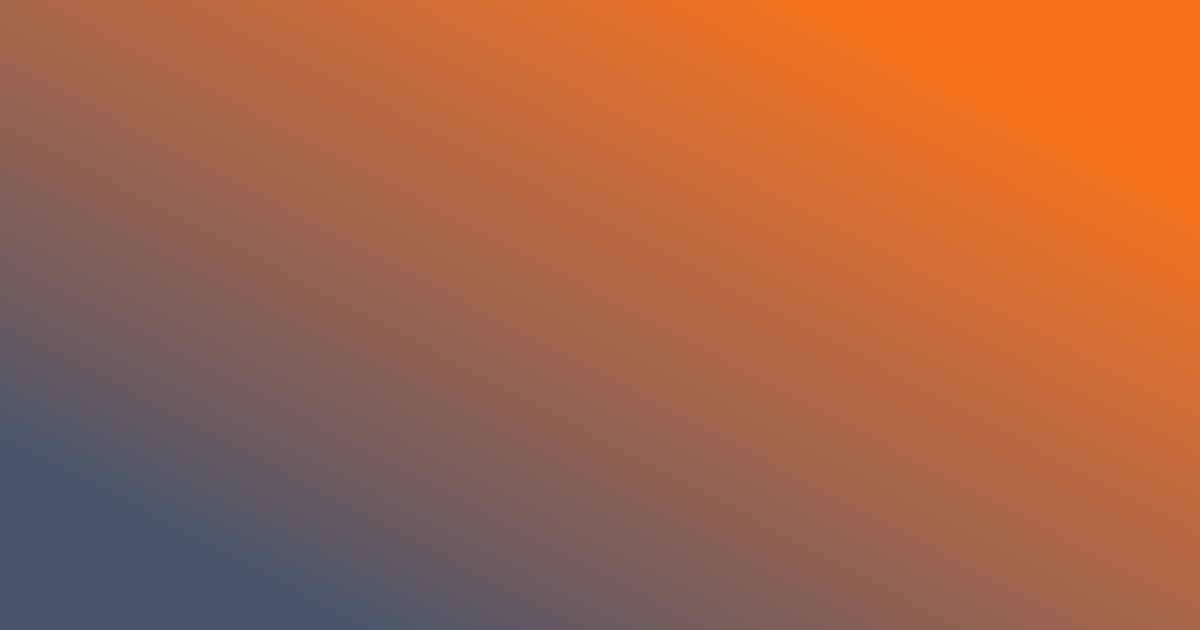
#> input picture test_gradient_colorful.png, 1200 x 630 px; its folder holds only this picture in this run
$ python -i variant_generator.py   (imports and definitions only)
#> lines starting #> are read from the running program, lines starting #| are printed output that depends on the picture
#> further down, picture is the input picture: PIL image 1200x630 RGB; mean R, G, B 165.4, 101.2, 70.7
"""
Variant Generator - Multi-Variant Preview Generation.

PHASE 5 IMPLEMENTATION:
Generates multiple preview variants for user selection.
Each variant uses different:
- Layout compositions (hero-focused, text-focused, minimal, gradient)
- Color treatments (dark mode, light mode, gradient, flat)
- Text emphasis (headline vs description focus)

This enables A/B testing and lets users pick their preferred design.
"""

import logging
from typing import Dict, Any, Optional, List, Tuple
from dataclasses import dataclass, field
from io import BytesIO
from PIL import Image, ImageDraw, ImageEnhance, ImageFilter
from enum import Enum
import random

logger = logging.getLogger(__name__)


# =============================================================================
# VARIANT TYPES
# =============================================================================

class VariantStyle(Enum):
    """Visual style variants."""
    HERO_FOCUSED = "hero_focused"      # Large hero image, minimal text
    TEXT_FOCUSED = "text_focused"      # Large headline, smaller image
    BALANCED = "balanced"              # Equal emphasis on image and text
    MINIMAL = "minimal"                # Clean, lots of whitespace
    GRADIENT = "gradient"              # Bold gradient background
    DARK_MODE = "dark_mode"            # Dark theme
    LIGHT_MODE = "light_mode"          # Light theme
    BOLD = "bold"                      # High contrast, strong colors
    SUBTLE = "subtle"                  # Muted colors, soft appearance


class LayoutType(Enum):
    """Layout arrangement types."""
    CENTERED = "centered"              # Content centered
    LEFT_ALIGNED = "left_aligned"      # Content left-aligned
    SPLIT = "split"                    # Image on one side, text on other
    OVERLAY = "overlay"                # Text overlaid on image
    STACKED = "stacked"                # Image on top, text below


# =============================================================================
# DATA CLASSES
# =============================================================================

@dataclass
class VariantConfig:
    """Configuration for a single variant."""
    style: VariantStyle
    layout: LayoutType

    # Color adjustments
    brightness: float = 1.0           # 0.5-1.5
    contrast: float = 1.0             # 0.5-1.5
    saturation: float = 1.0           # 0.5-1.5

    # Gradient settings
    use_gradient: bool = False
    gradient_opacity: float = 0.5

    # Text adjustments
    headline_size_multiplier: float = 1.0
    description_size_multiplier: float = 1.0
    text_shadow: bool = False

    # Layout adjustments
    padding_multiplier: float = 1.0
    image_size_ratio: float = 0.4     # Image takes this % of space

    # Effects
    blur_background: bool = False
    vignette: bool = False

    # [11 lines left out: function to_dict, not called in this run]


@dataclass
class PreviewVariant:
    """A single preview variant."""
    id: str
    name: str
    description: str
    config: VariantConfig
    image: Image.Image

    # Quality metrics
    readability_score: float = 1.0
    visual_appeal_score: float = 1.0
    uniqueness_score: float = 1.0

    # Metadata
    is_default: bool = False
    tags: List[str] = field(default_factory=list)

    # [19 lines left out: functions to_bytes, to_dict, not called in this run]


@dataclass
class VariantGenerationResult:
    """Result of variant generation."""
    variants: List[PreviewVariant]
    default_variant: PreviewVariant
    generation_time_ms: int = 0

    # [5 lines left out: function get_variant_by_id, not called in this run]

    def get_best_variant(self, metric: str = "visual_appeal_score") -> PreviewVariant:
        return max(self.variants, key=lambda v: getattr(v, metric, 0))

    # [6 lines left out: function to_dict, not called in this run]


# =============================================================================
# PRESET VARIANT CONFIGURATIONS
# =============================================================================

VARIANT_PRESETS: Dict[str, VariantConfig] = {
    "hero": VariantConfig(
        style=VariantStyle.HERO_FOCUSED,
        layout=LayoutType.OVERLAY,
        brightness=0.9,
        contrast=1.1,
        use_gradient=True,
        gradient_opacity=0.7,
        headline_size_multiplier=1.3,
        text_shadow=True,
        image_size_ratio=0.6
    ),
    "text": VariantConfig(
        style=VariantStyle.TEXT_FOCUSED,
        layout=LayoutType.LEFT_ALIGNED,
        brightness=1.0,
        contrast=1.05,
        headline_size_multiplier=1.4,
        description_size_multiplier=1.1,
        image_size_ratio=0.25
    ),
    "minimal": VariantConfig(
        style=VariantStyle.MINIMAL,
        layout=LayoutType.CENTERED,
        brightness=1.05,
        saturation=0.85,
        padding_multiplier=1.3,
        headline_size_multiplier=1.1,
        image_size_ratio=0.2
    ),
    "gradient": VariantConfig(
        style=VariantStyle.GRADIENT,
        layout=LayoutType.CENTERED,
        brightness=0.85,
        contrast=1.15,
        saturation=1.1,
        use_gradient=True,
        gradient_opacity=0.8,
        text_shadow=True,
        headline_size_multiplier=1.2
    ),
    "dark": VariantConfig(
        style=VariantStyle.DARK_MODE,
        layout=LayoutType.CENTERED,
        brightness=0.7,
        contrast=1.2,
        use_gradient=True,
        gradient_opacity=0.5,
        text_shadow=True
    ),
    "light": VariantConfig(
        style=VariantStyle.LIGHT_MODE,
        layout=LayoutType.CENTERED,
        brightness=1.1,
        contrast=1.0,
        saturation=0.9,
        padding_multiplier=1.1
    ),
    "bold": VariantConfig(
        style=VariantStyle.BOLD,
        layout=LayoutType.LEFT_ALIGNED,
        brightness=0.95,
        contrast=1.3,
        saturation=1.2,
        headline_size_multiplier=1.5,
        text_shadow=True
    ),
    "subtle": VariantConfig(
        style=VariantStyle.SUBTLE,
        layout=LayoutType.CENTERED,
        brightness=1.05,
        contrast=0.9,
        saturation=0.75,
        padding_multiplier=1.2,
        vignette=True
    )
}


# =============================================================================
# VARIANT GENERATOR
# =============================================================================

class VariantGenerator:
    """
    Generates multiple preview variants for user selection.

    Creates diverse variants with different visual treatments
    to give users options for their preview image.
    """

    def __init__(
        self,
        default_variant_count: int = 4,
        include_default: bool = True
    ):
        """
        Initialize generator.

        Args:
            default_variant_count: Default number of variants to generate
            include_default: Whether to always include the original as a variant
        """
        self.default_variant_count = default_variant_count
        self.include_default = include_default

        logger.info(
            f"VariantGenerator initialized: "
            f"default_count={default_variant_count}"
        )

    def generate_variants(
        self,
        base_image: Image.Image,
        content: Optional[Dict[str, Any]] = None,
        design_dna: Optional[Dict[str, Any]] = None,
        variant_count: Optional[int] = None,
        styles: Optional[List[str]] = None
    ) -> VariantGenerationResult:
        """
        Generate multiple preview variants.

        Args:
            base_image: Base preview image
            content: Optional content dict with title, description, etc.
            design_dna: Optional Design DNA for style consistency
            variant_count: Number of variants to generate
            styles: Specific styles to generate (from VARIANT_PRESETS)

        Returns:
            VariantGenerationResult with all variants
        """
        import time
        start_time = time.time()

        count = variant_count or self.default_variant_count

        logger.info(f"🎨 Generating {count} preview variants...")

        variants = []

        # Determine which styles to use
        if styles:
            selected_styles = [s for s in styles if s in VARIANT_PRESETS]
        else:
            # Select diverse styles automatically
            selected_styles = self._select_diverse_styles(count, design_dna)

        # 1. Include original as "balanced" if requested
        if self.include_default:
            default_variant = PreviewVariant(
                id="original",
                name="Original",
                description="The original preview design",
                config=VariantConfig(
                    style=VariantStyle.BALANCED,
                    layout=LayoutType.CENTERED
                ),
                image=base_image.copy(),
                is_default=True,
                tags=["original", "balanced"]
            )
            variants.append(default_variant)

        # 2. Generate style variants
        for i, style_name in enumerate(selected_styles):
            if style_name not in VARIANT_PRESETS:
                continue

            config = VARIANT_PRESETS[style_name]

            # Apply variant transformations
            variant_image = self._apply_variant_config(base_image, config)

            # Calculate quality metrics
            readability = self._calculate_readability(variant_image)
            visual_appeal = self._calculate_visual_appeal(variant_image, config)
            uniqueness = self._calculate_uniqueness(variant_image, variants)

            variant = PreviewVariant(
                id=f"variant_{style_name}_{i}",
                name=self._get_variant_name(style_name),
                description=self._get_variant_description(style_name),
                config=config,
                image=variant_image,
                readability_score=readability,
                visual_appeal_score=visual_appeal,
                uniqueness_score=uniqueness,
                is_default=False,
                tags=self._get_variant_tags(style_name)
            )

            variants.append(variant)
#> this loop made 4 passes
#> (readability, score in _calculate_visual_appeal, brightness in _calculate_visual_appeal, visual_appeal, new_signature in _calculate_uniqueness, uniqueness) on passes 1 to 4: (0.197, 0.866, 0.301, 0.866, (120.1, 68.02, 42.19, 53.59), 0.632), (0.138, 0.757, 0.462, 0.757, (164.8, 107.8, 80.54, 45.34), 0.122), (0.2, 0.769, 0.269, 0.769, (114.2, 59.39, 32.4, 56.11), 0.146), (0.138, 0.764, 0.438, 0.764, (167.4, 99.92, 67.96, 50.67), 0.0436)
#> pass 1, in _apply_variant_config, `result = enhancer.enhance(config.brightness)`:
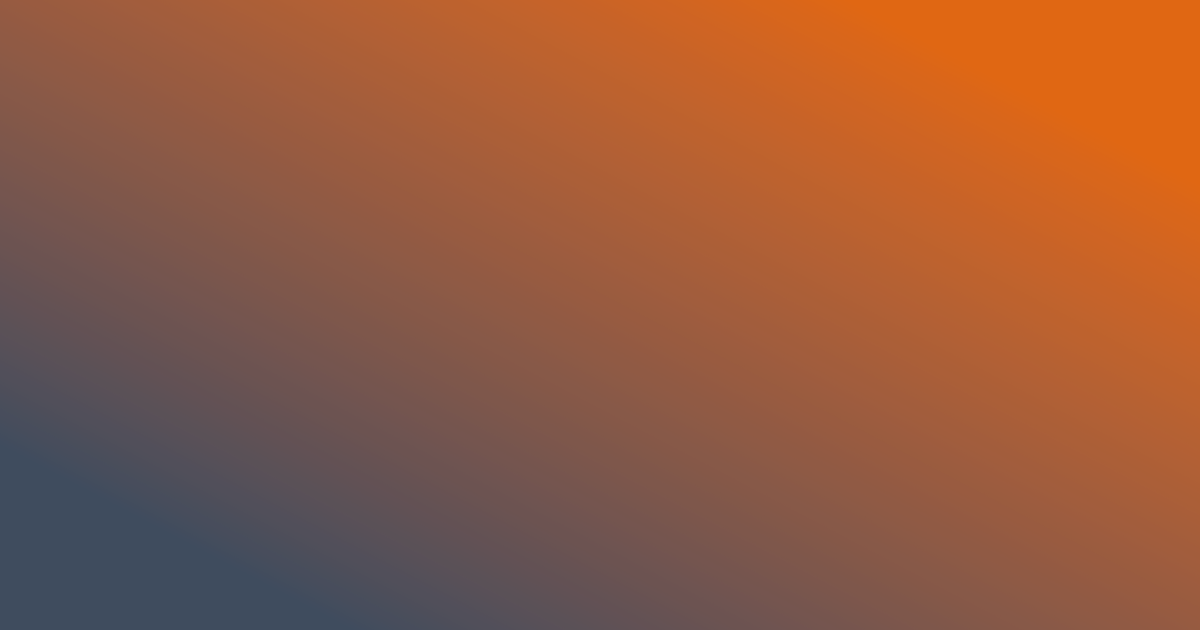
#> result: PIL image 1200x630 RGB; mean R, G, B 148.4, 90.6, 63.2
#> after the loop, variants = 5 items

        # 3. Determine default variant
        default = variants[0] if variants else None
        if len(variants) > 1:
            # Pick the one with best combined score
            for v in variants:
                if v.is_default:
                    default = v
                    break
            else:
                default = max(
                    variants,
                    key=lambda v: (v.readability_score + v.visual_appeal_score) / 2
                )
#> this loop made 1 pass

        generation_time = int((time.time() - start_time) * 1000)

        result = VariantGenerationResult(
            variants=variants,
            default_variant=default,
            generation_time_ms=generation_time
        )

        logger.info(
            f"✅ Generated {len(variants)} variants in {generation_time}ms, "
            f"default='{default.name}'"
        )

        return result

    # [48 lines left out: functions generate_quick_variants, generate_ab_test_variants, not called in this run]

    def _select_diverse_styles(
        self,
        count: int,
        design_dna: Optional[Dict[str, Any]] = None
    ) -> List[str]:
        """Select diverse styles for variant generation."""
        all_styles = list(VARIANT_PRESETS.keys())

        # If we have design DNA, prioritize matching styles
        if design_dna:
            philosophy = design_dna.get("design_philosophy", {})
            primary_style = philosophy.get("primary_style", "").lower()

            if "minimalist" in primary_style:
                preferred = ["minimal", "light", "subtle"]
            elif "bold" in primary_style or "maximalist" in primary_style:
                preferred = ["bold", "gradient", "hero"]
            elif "dark" in primary_style:
                preferred = ["dark", "gradient", "bold"]
            else:
                preferred = ["hero", "minimal", "gradient", "bold"]

            # Combine preferred with others
            remaining = [s for s in all_styles if s not in preferred]
            styles = preferred + remaining
        else:
            # Default diverse selection
            styles = ["hero", "minimal", "gradient", "text", "bold", "dark", "light", "subtle"]

        return styles[:count]

    def _apply_variant_config(
        self,
        image: Image.Image,
        config: VariantConfig
    ) -> Image.Image:
        """Apply variant configuration to image."""
        result = image.copy()

        # 1. Apply brightness
        if config.brightness != 1.0:
            enhancer = ImageEnhance.Brightness(result)
            result = enhancer.enhance(config.brightness)

        # 2. Apply contrast
        if config.contrast != 1.0:
            enhancer = ImageEnhance.Contrast(result)
            result = enhancer.enhance(config.contrast)

        # 3. Apply saturation
        if config.saturation != 1.0:
            enhancer = ImageEnhance.Color(result)
            result = enhancer.enhance(config.saturation)

        # 4. Apply gradient overlay
        if config.use_gradient:
            result = self._apply_gradient_overlay(result, config.gradient_opacity)

        # 5. Apply blur background
        if config.blur_background:
            result = self._apply_blur_effect(result)

        # 6. Apply vignette
        if config.vignette:
            result = self._apply_vignette(result)

        return result

    def _apply_gradient_overlay(
        self,
        image: Image.Image,
        opacity: float
    ) -> Image.Image:
        """Apply gradient overlay to image."""
        width, height = image.size

        # Create gradient overlay
        overlay = Image.new('RGBA', (width, height), (0, 0, 0, 0))
        draw = ImageDraw.Draw(overlay)

        # Diagonal gradient from top-left to bottom-right
        for y in range(height):
            # Calculate opacity based on position
            t = y / height
            alpha = int(opacity * 255 * t * 0.7)  # Fade in from top
            draw.line([(0, y), (width, y)], fill=(0, 0, 0, alpha))

        # Composite
        if image.mode != 'RGBA':
            image = image.convert('RGBA')

        result = Image.alpha_composite(image, overlay)
        return result.convert('RGB')

    # [37 lines left out: functions _apply_blur_effect, _apply_vignette, not called in this run]

    def _calculate_readability(self, image: Image.Image) -> float:
        """Calculate readability score for variant."""
        from PIL import ImageStat

        gray = image.convert('L')
        stat = ImageStat.Stat(gray)

        # Good readability = good contrast
        contrast = stat.stddev[0] / 128

        return min(1.0, contrast)

    def _calculate_visual_appeal(
        self,
        image: Image.Image,
        config: VariantConfig
    ) -> float:
        """Calculate visual appeal score."""
        from PIL import ImageStat

        stat = ImageStat.Stat(image)

        # Factors for visual appeal
        score = 0.5  # Base score

        # Good contrast adds appeal
        contrast = sum(stat.stddev) / (3 * 128)
        score += min(0.2, contrast * 0.3)

        # Balanced brightness
        brightness = sum(stat.mean) / (3 * 255)
        if 0.3 < brightness < 0.7:
            score += 0.2
        elif 0.2 < brightness < 0.8:
            score += 0.1

        # Gradient variants often look more polished
        if config.use_gradient:
            score += 0.1

        return min(1.0, score)

    def _calculate_uniqueness(
        self,
        image: Image.Image,
        existing_variants: List[PreviewVariant]
    ) -> float:
        """Calculate how unique this variant is compared to others."""
        if not existing_variants:
            return 1.0

        from PIL import ImageStat

        stat = ImageStat.Stat(image)
        new_signature = (stat.mean[0], stat.mean[1], stat.mean[2], stat.stddev[0])

        min_diff = float('inf')

        for variant in existing_variants:
            v_stat = ImageStat.Stat(variant.image)
            v_sig = (v_stat.mean[0], v_stat.mean[1], v_stat.mean[2], v_stat.stddev[0])

            # Calculate Euclidean distance
            diff = sum((a - b) ** 2 for a, b in zip(new_signature, v_sig)) ** 0.5
            min_diff = min(min_diff, diff)

        # Normalize difference to score
        uniqueness = min(1.0, min_diff / 100)

        return uniqueness

    def _get_variant_name(self, style_name: str) -> str:
        """Get display name for a variant style."""
        names = {
            "hero": "Hero Image",
            "text": "Text Focus",
            "minimal": "Minimal",
            "gradient": "Gradient",
            "dark": "Dark Mode",
            "light": "Light Mode",
            "bold": "Bold",
            "subtle": "Subtle"
        }
        return names.get(style_name, style_name.replace("_", " ").title())

    def _get_variant_description(self, style_name: str) -> str:
        """Get description for a variant style."""
        descriptions = {
            "hero": "Large hero image with text overlay",
            "text": "Emphasis on headline and description",
            "minimal": "Clean design with lots of whitespace",
            "gradient": "Bold gradient background",
            "dark": "Dark theme for better contrast",
            "light": "Light, airy design",
            "bold": "High contrast, strong visual impact",
            "subtle": "Muted colors, soft appearance"
        }
        return descriptions.get(style_name, f"Preview in {style_name} style")

    def _get_variant_tags(self, style_name: str) -> List[str]:
        """Get tags for a variant style."""
        tags = {
            "hero": ["visual", "image-focused", "overlay"],
            "text": ["text-focused", "headline", "content"],
            "minimal": ["clean", "whitespace", "simple"],
            "gradient": ["gradient", "colorful", "modern"],
            "dark": ["dark-mode", "high-contrast", "modern"],
            "light": ["light-mode", "clean", "bright"],
            "bold": ["bold", "high-contrast", "impactful"],
            "subtle": ["muted", "soft", "elegant"]
        }
        return tags.get(style_name, [style_name])


# =============================================================================
# SINGLETON INSTANCE
# =============================================================================

_generator_instance: Optional[VariantGenerator] = None


# [63 lines left out: functions get_variant_generator, generate_variants, generate_quick_variants, generate_ab_variants, not called in this run]


def get_available_styles() -> List[str]:
    """Get list of available variant styles."""
    return list(VARIANT_PRESETS.keys())

>>> from PIL import Image
>>> picture = Image.open('../../test_gradient_colorful.png')
>>> result = VariantGenerator().generate_variants(picture)
